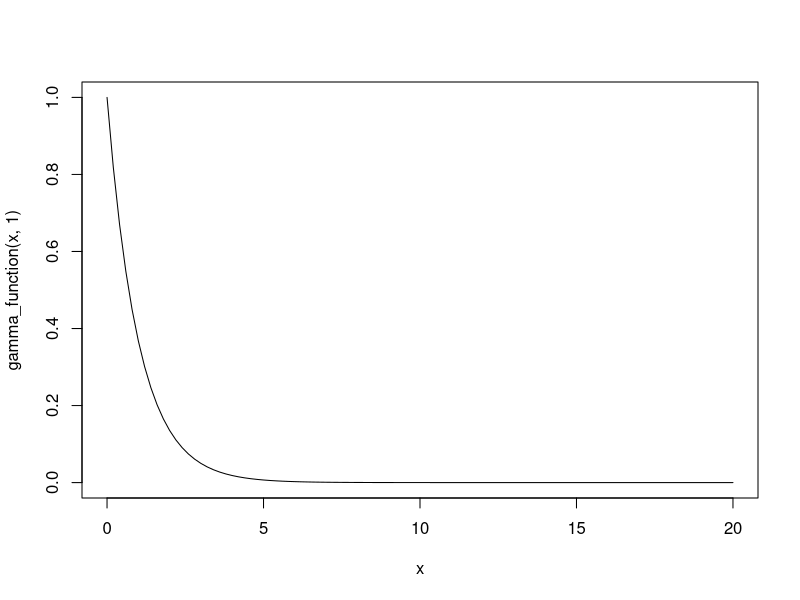
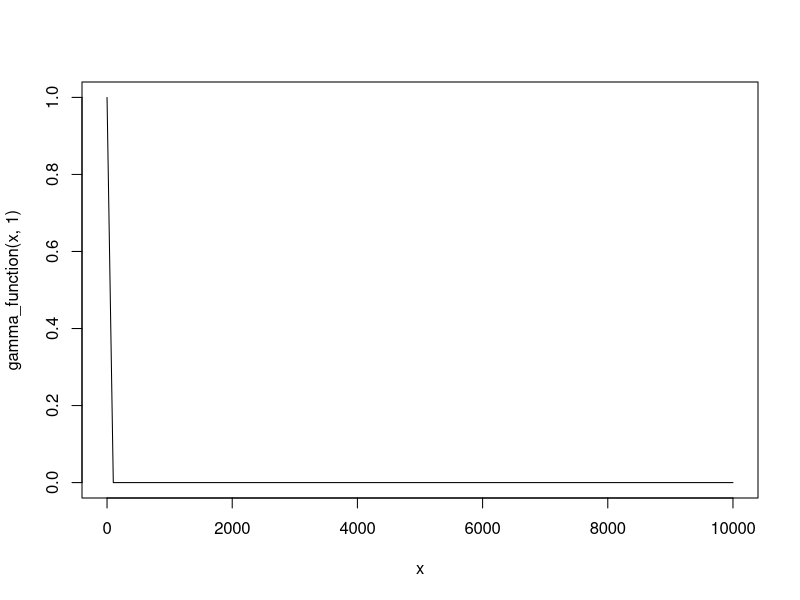
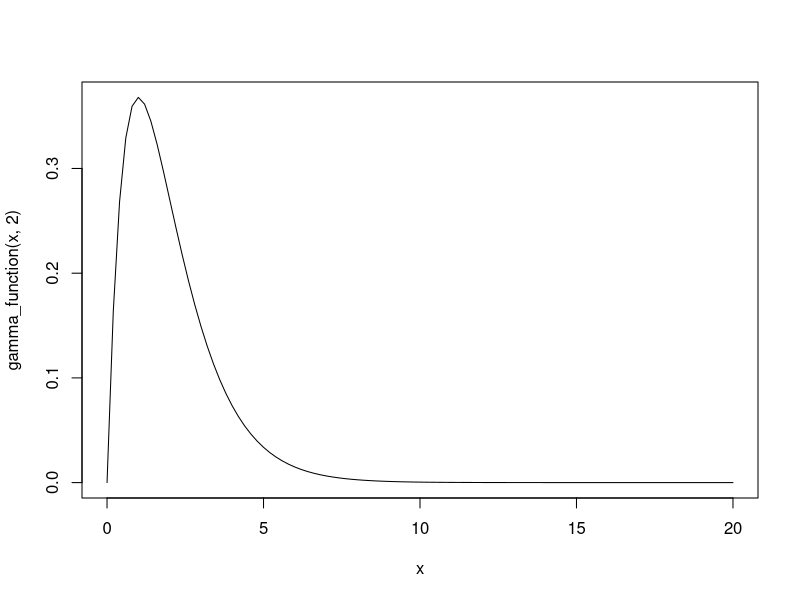
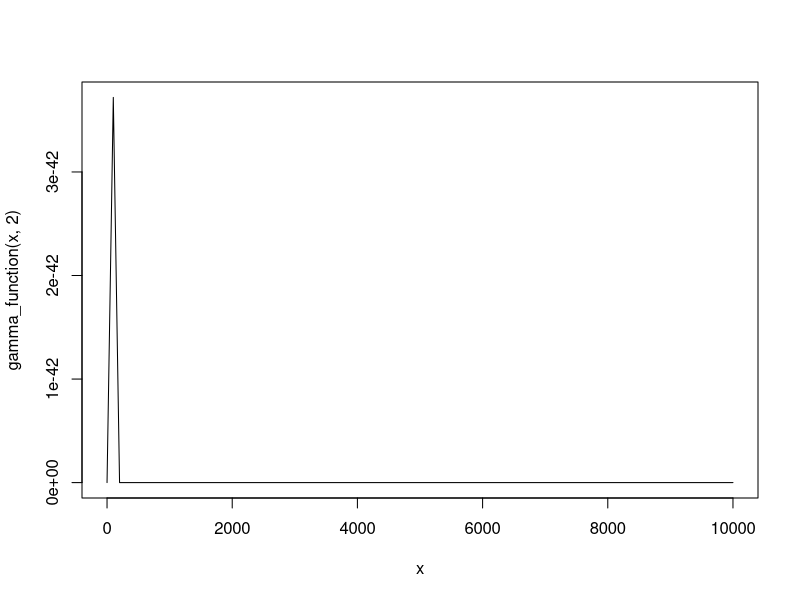

Reproduce these figures in R, in order. (Note: this script raises an error after producing the figures.)
## ---- chunk 1

# Function to estimate an the value of the integral of function 'f' from
# points a to b using one of the 3 estimation methods.

# Number of cutpoints 'k' and 'method' must be specified.
integral_estimate <- function(f, a, b, k, method){
  # Stop if the number of 'k' cutpoints specified is less than 2
  if (k < 2){
    stop("Number of points 'k' must be at least 2")
  }
  # Width of boxes
  width <- (b - a) / (k - 1)
  # All cutpoints
  points <- seq(a, b, by = width)
  # Heights at each cutpoint
  heights <- f(points)
  # Estimate using the rectangle method
  if(method == "rectangle"){
    estimate <- width * sum(heights[1:k-1])
    # Estimate using the trapezoid method
  } else if(method == "trapezoid"){
    estimate <- (width / 2) * (heights[1] + heights[k] + 2*sum(heights[-c(1, k)]))
    # Estimate using the Simpson's rule method
  } else if(method == "simpson"){
    # If the number of cutpoints is odd, estimate using Simpson's rule
    if (k %% 2 != 0) {
      # Simpson's rule estimate if the number of cutpoints is 3
      if(k == 3){
      estimate <- (width / 3) * (heights[1] + heights[k] + 4*heights[k-1])
      # Simpson's rule estimate if the number of cutpoints is 5
      } else if(k == 5){
      estimate <- (width / 3) * (heights[1] + heights[k] + 4*sum(heights[seq(2, k-1, by = 2)]) + 2*heights[k-2])
      # Simpson's rule estimate if the number of cutpoints is greater than 5
      } else if(k > 5){
      estimate <- (width / 3) * (heights[1] + heights[k] + 4*sum(heights[seq(2, k-1, by = 2)]) + 2*sum(heights[seq(3, k-2, by = 2)]))
      }
      # If the number of cutpoints is even, can't use Simpson's rule
    } else if (k %% 2 == 0) {
      stop("Number of points 'k' must be odd to use Simpson's rule")
    }
    # Stop if the 'method' specified is not valid, and list valid methods.
  } else {
    stop('Please specify method "rectangle", "trapezoid", or "simpson"')
  }  
  # Show the value of the estimate
  print(estimate)
}

## ---- chunk 2


# Estimate using our function with the rectangle method
integral_estimate(exp, 0, 1, 2, "rectangle")

# Triangle rule for exp(x) from 0 to 1 with 2 cutpoints.
(1 - 0) * exp(0)

# Estimate using our function with the trapezoid method
integral_estimate(exp, 0, 1, 2, "trapezoid")

# Trapezoid rule for exp(x) from 0 to 1 with 2 cutpoints.
1/2 * (exp(0) + exp (1))

# Estimate using our function with the trapezoid method
integral_estimate(exp, 0, 1, 3, "simpson")

# Simpson's rule for exp(x) from 0 to 1 with 3 cutpoints.
(1/6) * (exp(0) + 4*exp(1/2) + exp(1))

## ---- chunk 3

# Estimate using our function with the rectangle method
integral_estimate(exp, 0, 1, 3, "rectangle")

# Triangle rule for exp(x) from 0 to 1 with 3 cutpoints.
(1/2) * (exp(0) + exp(0.5))

# Estimate using our function with the trapezoid method
integral_estimate(exp, 0, 1, 3, "trapezoid")

# Trapezoid rule for exp(x) from 0 to 1 with 3 cutpoints.
(1/4) * (exp(0) + 2*exp (.5) + exp (1))

# Estimate using our function with Simpson's method
integral_estimate(exp, 0, 1, 5, "simpson")

# Simpson's rule for exp(x) from 0 to 1 with 5 cutpoints.
(1/12) * (exp(0) + 4*exp(1/4) + 2*exp(1/2) + 4*exp(3/4) + exp(1))


## ---- chunk 4

# Integrate exp(x) function from 0 to 1
integrate(exp, 0, 1)

## ---- chunk 5

# Estimates of integral of exp(x) from 0 to 1 using all 3 methods with k = 11

# Estimate using our function with the rectangle method
integral_estimate(exp, 0, 1, 11, "rectangle")

# Estimate using our function with the trapezoid method
integral_estimate(exp, 0, 1, 11, "trapezoid")

# Estimate using our function with Simpson's rule method
integral_estimate(exp, 0, 1, 11, "simpson")

## ---- chunk 6

# Gamma function for any constant alpha
gamma_function <- function(x, alpha){
    (x^(alpha-1))*exp(-x)
}

## ---- chunk 7

# Plot of gamma function for x from 0 to 20 when alpha = 1
curve(gamma_function(x, 1), from = 0, to = 20)

# Plot of gamma function for x from 0 to 10,000 when alpha = 1
curve(gamma_function(x, 1), from = 0, to = 10000)

# Integral of gamma function from 0 to 10,000 when alpha = 1
integrate(gamma_function, lower = 0, upper = 10000, alpha = 1)

## ---- chunk 8

# Plot of gamma function for x from 0 to 20 when alpha = 2
curve(gamma_function(x, 2), from = 0, to = 20)

# Plot of gamma function for x from 0 to 10,000 when alpha = 2
curve(gamma_function(x, 2), from = 0, to = 10000)

# Integral of gamma function from 0 to 10,000 when alpha = 2
integrate(gamma_function, lower = 0, upper = 10000, alpha = 2)

## ---- chunk 9

# Number of cutpoints 'k' and 'method' must be specified, 'alpha' is optional
integral_estimate_alpha <- function(f, a, b, k, method, alpha = "None"){
  # Stop if the number of 'k' cutpoints specified is less than 2
  if (k < 2){
    stop("Number of points 'k' must be at least 2")
  }
  # Width of boxes
  width <- (b - a) / (k - 1)
  # All cutpoints
  points <- seq(a, b, by = width)
  # Heights at each cutpoint if alpha is not specified
  if (alpha == "None"){
  heights <- f(points)
  # Heights at each cutpoint if alpha is specified
  } else {
  heights <- f(points, alpha)  
  }
  # Estimate using the rectangle method
  if(method == "rectangle"){
    estimate <- width * sum(heights[1:k-1])
    # Estimate using the trapezoid method
  } else if(method == "trapezoid"){
    estimate <- (width / 2) * (heights[1] + heights[k] + 2*sum(heights[-c(1, k)]))
    # Estimate using the Simpson's rule method
  } else if(method == "simpson"){
    # If the number of cutpoints is odd, estimate using Simpson's rule
    if (k %% 2 != 0) {
      # Simpson's rule estimate if the number of cutpoints is 3
      if(k == 3){
      estimate <- (width / 3) * (heights[1] + heights[k] + 4*heights[k-1])
      # Simpson's rule estimate if the number of cutpoints is 5
      } else if(k == 5){
      estimate <- (width / 3) * (heights[1] + heights[k] + 4*sum(heights[seq(2, k-1, by = 2)]) + 2*heights[k-2])
      # Simpson's rule estimate if the number of cutpoints is greater than 5
      } else if(k > 5){
      estimate <- (width / 3) * (heights[1] + heights[k] + 4*sum(heights[seq(2, k-1, by = 2)]) + 2*sum(heights[seq(3, k-2, by = 2)]))
      }
      # If the number of cutpoints is even, can't use Simpson's rule
    } else if (k %% 2 == 0) {
      stop("Number of points 'k' must be odd to use Simpson's rule")
    }
    # Stop if the 'method' specified is not valid, and list valid methods.
  } else {
    stop('Please specify method "rectangle", "trapezoid", or "simpson"')
  }  
  # Show the value of the estimate
  print(estimate)
}

## ---- chunk 10

# Integral estimate for gamma function with alpha = 1 from 0 to 10,000
# Using the trapezoid method with k = 4
integral_estimate_alpha(gamma_function, 0, 10000, 4, "trapezoid", alpha = 1)

## ---- chunk 11

# Integral estimate for gamma function with alpha = 1 from 0 to 10,000
# Using the trapezoid method with k = 10,000
integral_estimate_alpha(gamma_function, 0, 10000, 10000, "trapezoid", alpha = 1)

# Integral estimate for gamma function with alpha = 1 from 0 to 10,000
# Using the trapezoid method with k = 1,000,000
integral_estimate_alpha(gamma_function, 0, 10000, 1000000, "trapezoid", alpha = 1)

# Integral estimate for gamma function with alpha = 1 from 0 to 10,000
# Using the trapezoid method with k = 50,000,000
integral_estimate_alpha(gamma_function, 0, 10000, 50000000, "trapezoid", alpha = 1)

## ---- chunk 12

# Integral estimate for gamma function with alpha = 2
integral_estimate_alpha(gamma_function, 0, 10000, 50000000, "trapezoid", alpha = 2)

# Integral estimate for gamma function with alpha = 3
integral_estimate_alpha(gamma_function, 0, 10000, 50000000, "trapezoid", alpha = 3)

# Integral estimate for gamma function with alpha = 4
integral_estimate_alpha(gamma_function, 0, 10000, 50000000, "trapezoid", alpha = 4)

# Integral estimate for gamma function with alpha = 5
integral_estimate_alpha(gamma_function, 0, 10000, 50000000, "trapezoid", alpha = 5)

# Integral estimate for gamma function with alpha = 6
integral_estimate_alpha(gamma_function, 0, 10000, 50000000, "trapezoid", alpha = 6)

